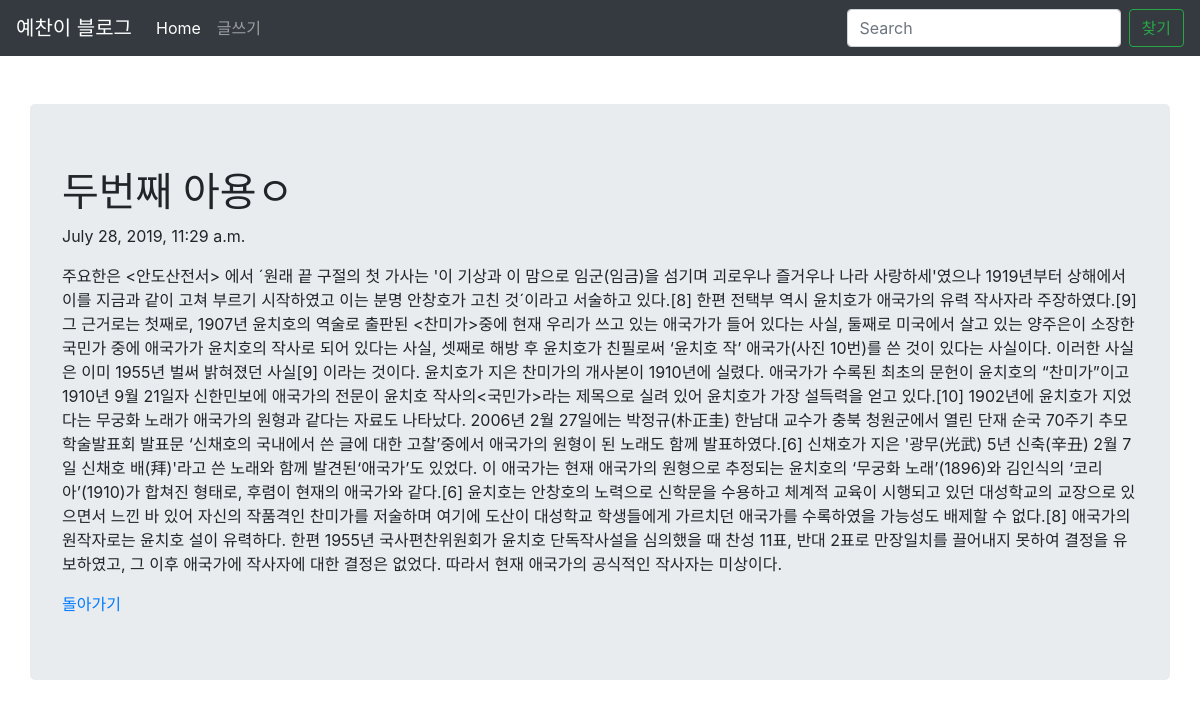
/2, run on the app's committed database.
### blog/models.py (models this page shows, shortened)
class Blog(models.Model):
    title = models.CharField(max_length=200)
    pub_data = models.DateTimeField('date published')
    body = models.TextField()

### blog/views.py (the view)
# urls.py: path('<int:blog_id>', blog.views.detail, name='detail'),
def detail(request, blog_id):
    blog_detail = get_object_or_404(Blog, pk=blog_id)
    return render(request, 'detail.html', {'blog': blog_detail})

### blog/templates/detail.html (shortened to what this page needs)
<!DOCTYPE html>
<html lang="en">
<head>
    <link rel="stylesheet" href="https://stackpath.bootstrapcdn.com/bootstrap/4.1.3/css/bootstrap.min.css"
>
</head>
<body>
    <nav class="navbar navbar-expand-lg navbar-dark bg-dark">
        <a class="navbar-brand" href="{% url 'home' %}">예찬이 블로그</a>
        <div class="collapse navbar-collapse" id="navbarSupportedContent">
          <ul class="navbar-nav mr-auto">
            <li class="nav-item active">
              <a class="nav-link" href="#">Home <span class="sr-only">(current)</span></a>
            </li>
            <li class="nav-item">
              <a class="nav-link" href="new">글쓰기</a>
            </li>
          </ul>
          <form class="form-inline my-2 my-lg-0">
            <input class="form-control mr-sm-2" type="search" placeholder="Search" aria-label="Search">
            <button class="btn btn-outline-success my-2 my-sm-0" type="submit">찾기</button>
          </form>
        </div>
      </nav>
    <br><br>
    <div class="container jumbotron">
        <h1>{{blog.title}}</h1>
        <p>{{blog.pub_data}}</p>
        <p>{{blog.body}}</p>
        <a href="{% url 'home' %}">돌아가기</a>
    </div>
</body>
</html>

### data on the page
Blog: title "두번째 아용ㅇ", pub_data "July 28, 2019, 11:29 a.m.", body "주요한은 <안도산전서> 에서 ´원래 끝 구절의 첫 가사는 '이 기상과 이 맘으로 임군(임금)을 섬기며 괴로우나 즐거우나 나라 사랑하세'였으나 1919년부터 상해에서 이를 지금과 같이 고쳐 부르기 시작하였고 이는 분명 안창호가 고친 것´이라고 서술하고 있다.[8] 한편 전택부 역시 윤치호가 애국가의 유력 작사자라 주장하였다.[9] 그 근거로는 첫째로, 1907년 윤치호의 역술로 출판된 <찬미가>중에 현재 우리가 쓰고 있는 애국가가 들어 있다는 사실, 둘째로 미국에서 살고 있는 양주은이 소장한 국민가 중에 애국가가 윤치호의 작사로 되어 있다는 사실, 셋째로 해방 후 윤치호가 친필로써 ‘윤치호 작’ 애국가(사진 10번)를 쓴 것이 있다는 사실이다. 이러한 사실은 이미 1955년 벌써 밝혀졌던 사실[9] 이라는 것이다. 윤치호가 지은 찬미가의 개사본이 1910년에 실렸다. 애국가가 수록된 최초의 문헌이 윤치호의 “찬미가”이고 1910년 9월 21일자 신한민보에 애국가의 전문이 윤치호 작사의<국민가>라는 제목으로 실려 있어 윤치호가 가장 설득력을 얻고 있다.[10] 1902년에 윤치호가 지었다는 무궁화 노래가 애국가의 원형과 같다는 자료도 나타났다. 2006년 2월 27일에는 박정규(朴正圭) 한남대 교수가 충북 청원군에서 열린 단재 순국 70주기 추모 학술발표회 발표문 ‘신채호의 국내에서 쓴 글에 대한 고찰’중에서 애국가의 원형이 된 노래도…"
